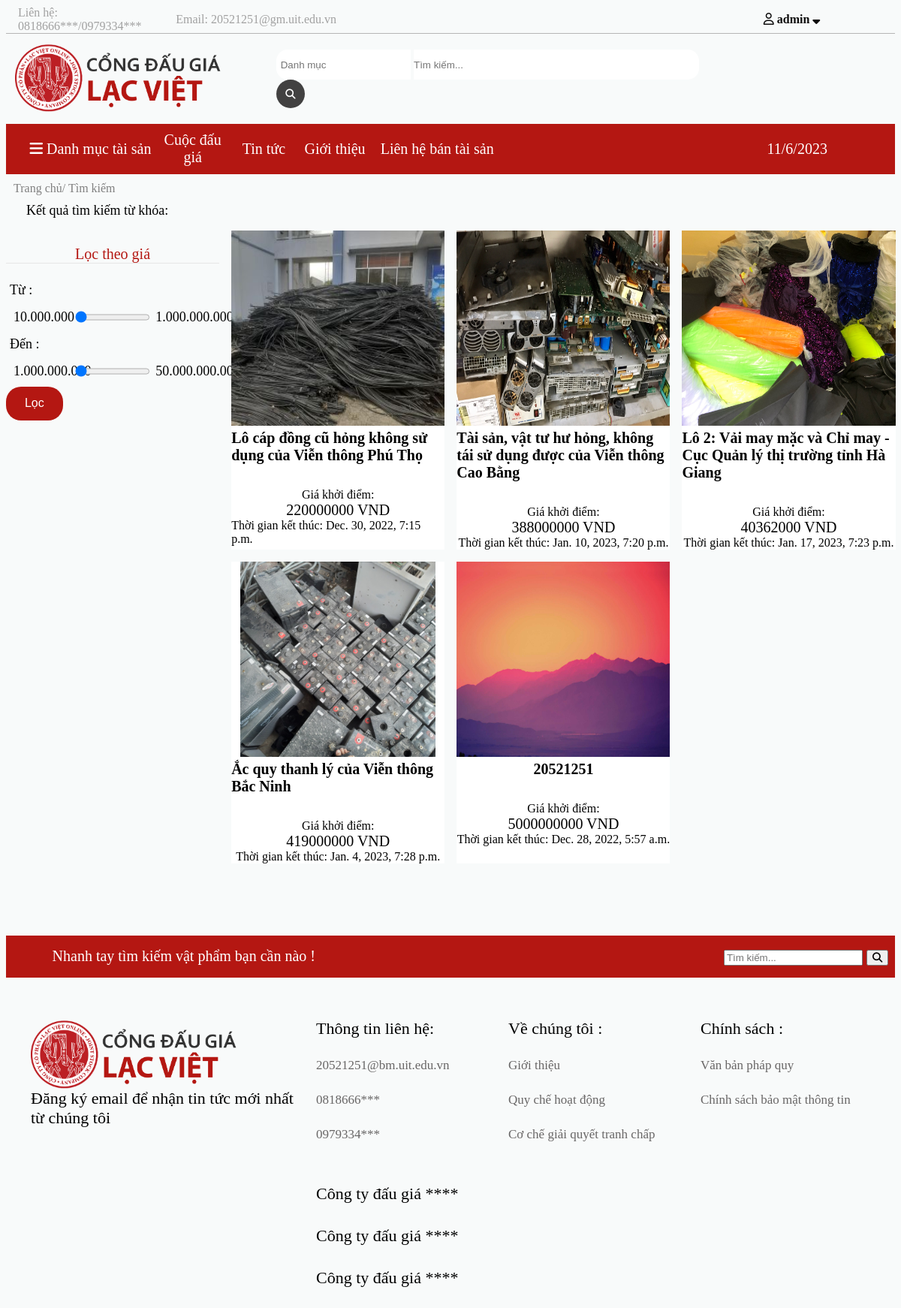
/Search/Tài sản thanh lý/ (signed in), run on the app's committed database.
### core/models.py (models this page shows, shortened)
class Goods(models.Model):
    id = models.UUIDField(primary_key=True, default=uuid.uuid4)
    user = models.CharField(max_length=100, default='admin')
    bio = models.TextField(blank=True)
    image = models.ImageField(upload_to='Goods_images', default='bua4.jpg')
    startingdate = models.DateTimeField(default=datetime.now)
    endingdate = models.DateTimeField(default=datetime.now)
    type = models.CharField(default='Khác', max_length=100)
    price = models.IntegerField(default='20000000')
    diachi = models.CharField(max_length=1000, default='Địa chỉ xem tài sản')
    time = models.CharField(max_length=1000, default='Thời gian xem tài sản')
    name = models.CharField(max_length=300, default='Tên tài sản')
    price_now = models.IntegerField(default='20000000')
    owner = models.CharField(max_length=100, default='Nguyễn Văn A')
    status = models.CharField(max_length=100, default='Đang giao dịch')

### core/views.py (the view)
# urls.py: path('Search/<str:types>/', views.searchtype_view, name='Searchtypes'),
@ login_required(login_url='Signin')
def searchtype_view(request, types):
    goods_list = Goods.objects.filter(type__icontains=types)
    return render(request, 'Search.html', {'goods_list': goods_list})

### templates/Search.html (shortened to what this page needs)
<!DOCTYPE html>
<html lang="en">
<head>
    {% load static %}
</head>
<body>
    <div class="header">
        <div class="header_item1">
            <div>Liên hệ: 0818666***/0979334***</div>
            <div>Email: 20521251@gm.uit.edu.vn </div>
            {% if user.username %}
            <div class="dropdown">
                <span><i class="fa-regular fa-user"></i> <b>{{user.username}}</b> <i
                        class="fa-solid fa-sort-down"></i></span>
            </div>
            {% else %}
            <a style="color: rgb(161, 161, 161)" href="/Signin">Đăng nhập</a>
            <a style="color: rgb(161, 161, 161)" href="/Signup">Đăng ký</a>
            {% endif %}
        </div>
        <div class="header_item2">
            <a href="/"><img style="width: 350px;" src="{% static 'image/logoLacViet.png'%}" alt=""></a>
            <div class="form">
                <form action="/Search/" method="POST">
                    <input class="input1" list="types" name="types" placeholder=" Danh mục">
                    <input class="input2" type="text" id="searched" name="searched" placeholder="Tìm kiếm...">
                    <button><i class="fa-solid fa-magnifying-glass"></i></button>
                </form>
            </div>
        </div>
        <div class="header_item3">
            <nav role="navigation" class="primary-navigation">
                <li>
                    <a style="color:white;"><i class="fa-solid fa-bars"></i> Danh mục tài sản</a>
                </li>
            </nav>
            <form action="/Search/" method="POST">
                <button class="but1">
                    <a class="a1">Cuộc đấu giá</a></button>
            </form>
            <a class="a1" href="/Information">Tin tức</a>
            <a class="a1" href="/Information">Giới thiệu</a>
            <a class="a1" href="/Lienhe">Liên hệ bán tài sản</a>
            <p id="current_date"></p>
        </div>
    </div>
    <div style="padding: 10px;">
        <a style="color: gray;" href="/Auction">Trang chủ/</a>
        <a style="color: gray;" href="/Search"> Tìm kiếm</a>
    </div>
    <div style="font-size: 18px; padding-left: 3ch;">
        Kết quả tìm kiếm từ khóa: {{searched}}
    </div>
    <div class="main1">
        <div class="gird-container">
            <div class="Loc" style="grid-row: 1/9;">
                <p>Lọc theo giá</p>
                <form action="">
                    <div>Từ :</div>
                    <div>
                        <div> 10.000.000</div>
                        <input type="range" min="10000000" max="1000000000" value="10000000">
                        <div> 1.000.000.000</div>
                    </div>
                    <div>Đến :</div>
                    <div>
                        <div> 1.000.000.000</div>
                        <input type="range" max="500000000000" min="1000000000" value="1000000000">
                        <div> 50.000.000.000</div>
                    </div>
                    <button>Lọc</button>
                </form>
            </div>
            {%if goods_list %}
            {% for goods in goods_list|slice:"0:12" %}
            <div class="TinTuc">
                <a href="/Goods/{{goods.id}}"><img src="{{goods.image.url}}" alt=""></a>
                <a href="/Goods/{{goods.id}}">{{goods.name}}</a>
                <div>Giá khởi điểm:</div>
                <span style="font-size: 20px;">{{goods.price}} VND</span>
                <div>Thời gian kết thúc: {{goods.endingdate}}</div>
            </div>
            {% endfor %}
            {%endif%}
        </div>
    </div>
    <div class="timkiem">
        <div>Nhanh tay tìm kiếm vật phẩm bạn cần nào !</div>
        <form action="/Search/" method="POST">
            <input type="text" id="searched" name="searched" placeholder="Tìm kiếm...">
            <button><i class="fa-solid fa-magnifying-glass"></i></button>
        </form>
    </div>
    <div class="main4">
        <div style="display:flex;flex-direction:column">
            <img style="width: 350px;" src="{% static 'image/logoLacViet.png'%}" alt="">
            Đăng ký email để nhận tin tức mới nhất từ chúng tôi
        </div>
        <div style="display:flex;flex-direction:column">
            Thông tin liên hệ:
            <a class="click">20521251@bm.uit.edu.vn</a>&nbsp;
            <a class="click">0818666***</a>&nbsp;
            <a class="click">0979334***</a>&nbsp;
        </div>
        <div style="display:flex;flex-direction:column">
            Về chúng tôi :
            <a class="click" href="#">Giới thiệu</a>&nbsp;
            <a class="click" href="#">Quy chế hoạt động</a>&nbsp;
            <a class="click" href="#">Cơ chế giải quyết tranh chấp</a>&nbsp;
        </div>
        <div style="display:flex;flex-direction:column">
            Chính sách :
            <a class="click" href="#"> Văn bản pháp quy</a>&nbsp;
            <a class="click" href="#">Chính sách bảo mật thông tin</a>&nbsp;
        </div>
        <div></div>
        <div>Công ty đấu giá ****</div>
        <div></div>
        <div></div>
        <div></div>
        <div>Công ty đấu giá ****</div>
        <div></div>
        <div></div>
        <div></div>
        <div>Công ty đấu giá ****</div>
    </div>
</body>
</html>

### templates/Search.html (style rules this page uses)
.but1 { background-color: transparent; border: none; font-family: 'Times New Roman', Times, serif; height: 1.75cm; padding: 0cm; }
.primary-navigation { margin: 0 auto; display: flex; font-size: 20px; height: 100%; }
.primary-navigation li { list-style: none; margin: 0 auto; display: inline-flex; position: relative; text-decoration: none; height: 1.75cm; align-items: center; }
body { background-color: rgb(248, 250, 250); }
.header_item1 { display: grid; grid-template-columns: 18% 67% 7% 8%; align-items: center; padding-left: 2vh; border-color: rgb(182, 181, 181); border-style: hidden hidden solid hidden; border-width: 1px; color: rgb(161, 161, 161); background-color: rgb(248, 250, 250); }
a { list-style: none; color: black; text-decoration: none; }
.header_item2 { display: grid; grid-template-columns: 30% 50%; align-items: center; padding: 1.5ch; background-color: rgb(248, 250, 250); }
.header_item3 { display: grid; grid-template-columns: 2% 15% 8% 8% 8% 15% 24% 6% 6%; align-items: center; justify-items: center; height: 1.75cm; background-color: #b41712; color: white; font-size: 20px; position: relative; }
.a1 { color: white; font-size: 20px; }
.input1 { border-bottom-left-radius: 15px; border-top-left-radius: 15px; border: none; height: 1cm; padding-right: 0%; box-shadow: 10px 10px #e7e6e6 0 0 10px 30px #e7e6e6 30px 0 20px 30px #e7e6e6; }
.input2 { border-bottom-right-radius: 15px; border-top-right-radius: 15px; border: none; height: 1cm; width: 10cm; padding-left: 0%; box-shadow: 50px 10px #111111 0 0 10px 30px #0e0d0d 30px 0 20px 30px #1a1919; }
.form form button { background-color: rgb(66, 65, 65); color: #ffffff; border: none; border-radius: 20px; width: 1cm; height: 1cm; }
.main1 { padding-top: 2ch; }
.gird-container { display: grid; grid-template-columns: 24% 24% 24% 24%; gap: 1em; }
.TinTuc { display: flex; flex-direction: column; align-items: center; background-color: #ffffff; }
.TinTuc>div { background-color: white; }
.TinTuc a { font-size: 20px; font-weight: bolder; }
.TinTuc a img { max-width: 100%; height: 13em; }
.Loc { display: flex; flex-direction: column; }
.Loc p { font-size: 20px; text-align: center; color: #b41712; border-style: hidden hidden solid hidden; border-color: #e7e6e6; border-width: 1px; }
.Loc form div { display: grid; grid-template-columns: 31% 38% 32%; padding: 5px; font-size: 18px; }
.Loc form button { font-size: 16px; color: #ffffff; background-color: #b41712; border: none; height: 1.2cm; width: 2cm; border-radius: 20px; }
.main4 { padding-top: 5ch; padding-bottom: 5ch; padding-left: 3ch; padding-right: 3ch; display: grid; grid-template-columns: 1fr 1fr 1fr 1fr; grid-gap: 30px; border: #686666; border-color: red; font-size: 22px; }
.main4>div>a { font-size: 17px; color: #686666; }
.timkiem { display: grid; grid-template-columns: 40% 40% 20%; align-items: center; justify-items: center; height: 1.5cm; background-color: #b41712; color: white; font-size: 20px; }
.dropdown { position: relative; display: inline-block; color: #0e0d0d; }

### data on the page
Goods: image (picture), name "Lô cáp đồng cũ hỏng không sử dụng của Viễn thông Phú Thọ", price "220000000", endingdate "Dec. 30, 2022, 7:15 p.m."
Goods: image (picture), name "Tài sản, vật tư hư hỏng, không tái sử dụng được của Viễn thông Cao Bằng", price "388000000", endingdate "Jan. 10, 2023, 7:20 p.m."
Goods: image (picture), name "Lô 2: Vải may mặc và Chỉ may - Cục Quản lý thị trường tỉnh Hà Giang", price "40362000", endingdate "Jan. 17, 2023, 7:23 p.m."
Goods: image (picture), name "Ắc quy thanh lý của Viễn thông Bắc Ninh", price "419000000", endingdate "Jan. 4, 2023, 7:28 p.m."
Goods: image (picture), name "20521251", price "5000000000", endingdate "Dec. 28, 2022, 5:57 a.m."

### other printed values
{{ user.username }} "admin"
